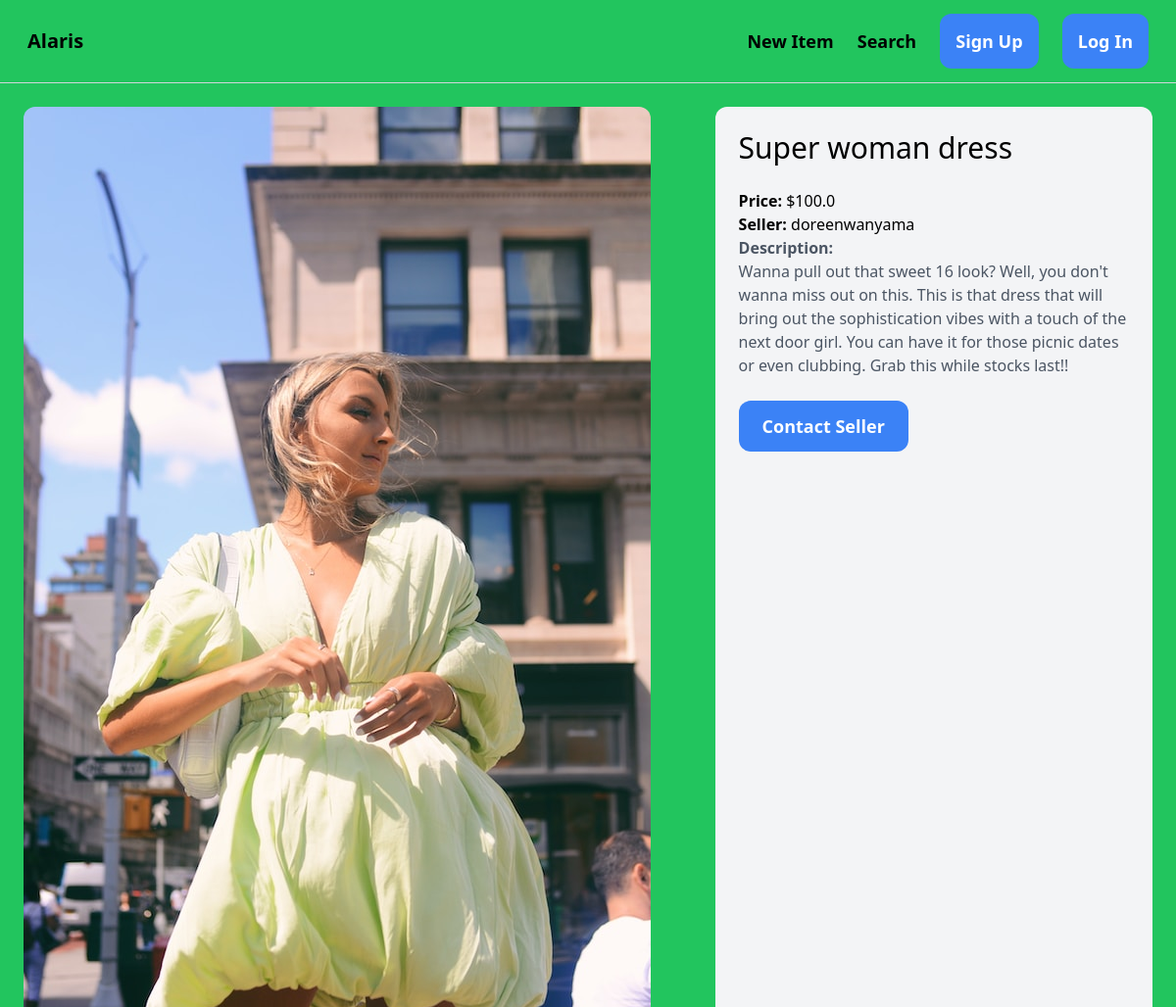
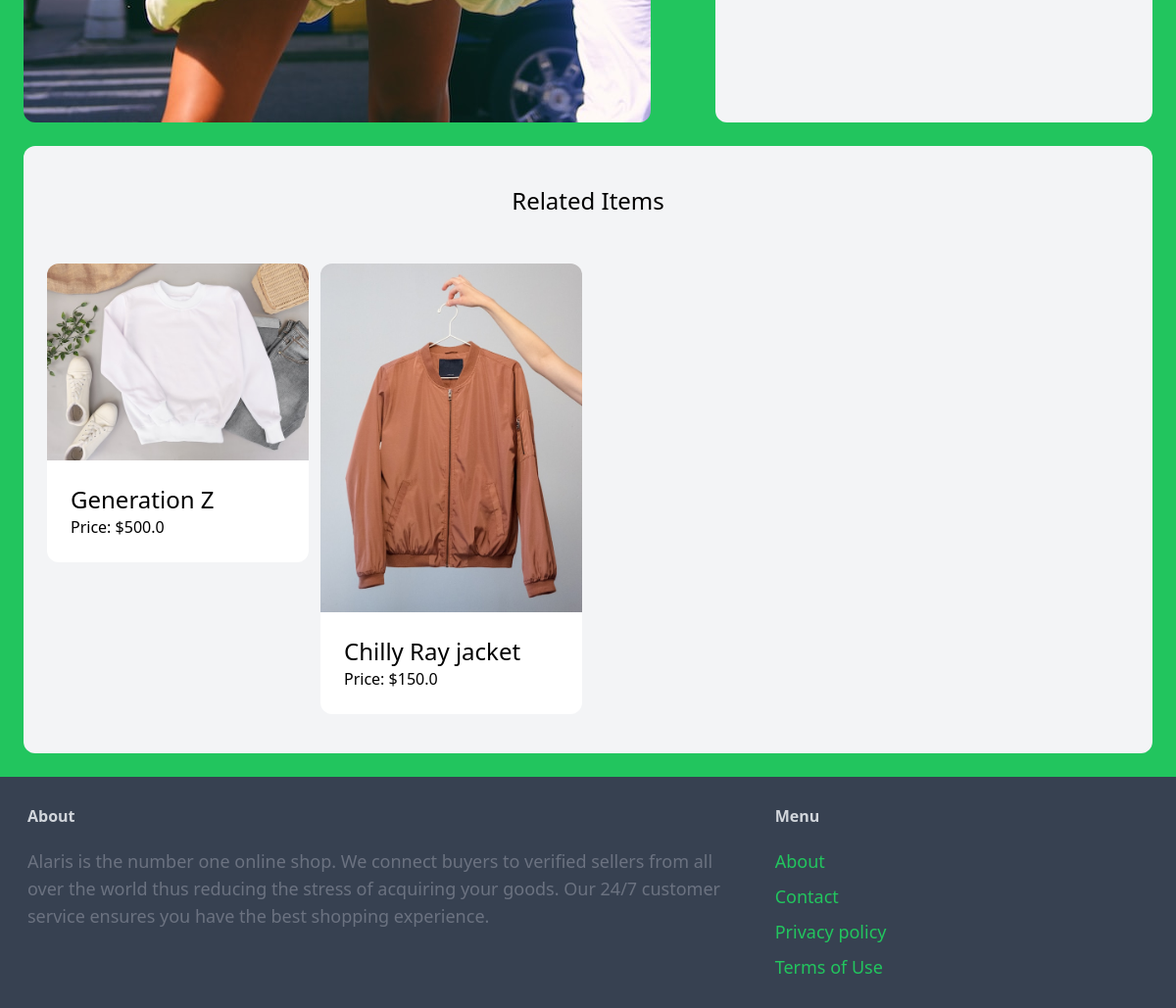
Page /items/1/ on the committed database (2 pictures, top to bottom).
### item/models.py (models this page shows)
class Item(models.Model):
    category = models.ForeignKey(Category, related_name='items', on_delete=models.CASCADE)
    name = models.CharField(max_length=200)
    description = models.TextField(blank=True, null=True)
    image = models.ImageField(upload_to='item_images', blank=True, null=True)
    price = models.FloatField()
    is_sold = models.BooleanField(default=False)
    created_by = models.ForeignKey(User, related_name='items', on_delete=models.CASCADE)
    created_at = models.DateTimeField(auto_now_add=True)
    def __str__(self):
        return self.name

### item/views.py (the view)
# urls.py: path('<int:pk>/', views.detail, name='detail'),
def detail(request, pk):
    item = get_object_or_404(Item, pk=pk)
    related_items = Item.objects.filter(category=item.category, is_sold=False).exclude(pk=pk)[0:3]
    return render(request, 'item/detail.html', {
     'item': item,
     'related_items': related_items
    })

### item/templates/item/detail.html (shortened to what this page needs)
{% extends 'duka/base.html' %}
{% block content %}
<div class="grid grid-cols-5 gap-6">
    <div class="col-span-3">
        <img src="{{ item.image.url }}" class="rounded-xl">
    </div>
    <div class="col-span-2 p-6 bg-gray-100 rounded-xl">
        <h2 class="mb-6 text-3xl">{{ item.name }}</h2>
        <p class="text-gray-450"><strong>Price: </strong>${{ item.price }}</p>
        <p class="text-gray-450"><strong>Seller: </strong>{{ item.created_by.username }}</p>
        {% if item.description %}
        <p class="text-gray-600">
            <strong class="text-gray-450">Description:</strong><br>
            {{ item.description }}
        </p>
        {% endif %}
        {% if request.user == item.created_by %}
        <div class="mt-5 p-5 bg-white rounded-xl">
          <p>View your items</p>
          <a href="#" class="inline-block mt-5 px-5 py-3 text-lg font-semibold bg-green-600 text-white rounded-xl">Edit</a>
          <a href="{% url 'item:delete' item.id %}" class="inline-block mt-5 px-5 py-3 text-lg font-semibold bg-red-600 text-white rounded-xl">Delete</a>
</div>
{% else %}
<a href="{% url 'talk:new' item id %}" class="inline-block mt-6 px-6 py-3 text-lg font-semibold bg-blue-500 text-white hover:bg-gray-700 rounded-xl">Contact Seller</a>
        {% endif %}
    </div>
</div>
<div class="mt-6 px-6 py-10 bg-gray-100 rounded-xl">
    <h2 class="mb-12 text-2xl text-center">Related Items</h2>
    <div class="grid grid-cols-4 gap-3">
      {% for item in related_items %}
      <div>
        <a href="{% url 'item:detail' item.id %}">
          <div>
            <img src="{{ item.image.url }}" class="rounded-t-xl" />
          </div>
          <div class="p-6 bg-white rounded-b-xl">
            <h3 class="text-2xl">{{ item.name }}</h3>
            <p class="text-gray-450">Price: ${{ item.price }}</p>
          </div>
        </a>
      </div>
      {% endfor %}
    </div>
  </div>
{% endblock content %}

### rows in the picture
Item: image (picture), name "Super woman dress", price "100.0", created_by.username "doreenwanyama", description "Wanna pull out that sweet 16 look? Well, you don't wanna miss out on this. This is that dress that will bring out the sophistication vibes with a touch of the next door girl. You can have it for those picnic dates or even clubbing. Grab this while stocks last!!"
Item: image (picture), name "Generation Z", price "500.0"
Item: image (picture), name "Chilly Ray jacket", price "150.0"
